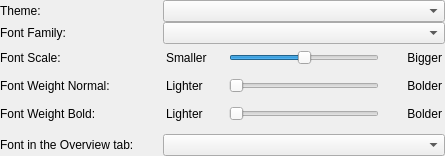
<?xml version="1.0" encoding="UTF-8"?>
<ui version="4.0">
 <class>AppearanceWidget</class>
 <widget class="QWidget" name="AppearanceWidget">
  <property name="geometry">
   <rect>
    <x>0</x>
    <y>0</y>
    <width>445</width>
    <height>156</height>
   </rect>
  </property>
  <property name="sizePolicy">
   <sizepolicy hsizetype="Expanding" vsizetype="Expanding">
    <horstretch>0</horstretch>
    <verstretch>0</verstretch>
   </sizepolicy>
  </property>
  <layout class="QVBoxLayout" name="verticalLayout">
   <property name="leftMargin">
    <number>0</number>
   </property>
   <property name="topMargin">
    <number>0</number>
   </property>
   <property name="rightMargin">
    <number>0</number>
   </property>
   <property name="bottomMargin">
    <number>0</number>
   </property>
   <item>
    <layout class="QGridLayout" name="gridLayout" columnstretch="1,0,1" columnminimumwidth="1,0,1">
     <property name="sizeConstraint">
      <enum>QLayout::SetDefaultConstraint</enum>
     </property>
     <property name="spacing">
      <number>0</number>
     </property>
     <item row="3" column="2">
      <layout class="QHBoxLayout" name="hLayoutNormal">
       <property name="sizeConstraint">
        <enum>QLayout::SetFixedSize</enum>
       </property>
       <item>
        <widget class="QLabel" name="lblLighterNormal">
         <property name="minimumSize">
          <size>
           <width>60</width>
           <height>0</height>
          </size>
         </property>
         <property name="maximumSize">
          <size>
           <width>60</width>
           <height>16777215</height>
          </size>
         </property>
         <property name="text">
          <string>Lighter</string>
         </property>
         <property name="alignment">
          <set>Qt::AlignLeading|Qt::AlignLeft|Qt::AlignVCenter</set>
         </property>
        </widget>
       </item>
       <item>
        <widget class="QSlider" name="fontWeightNormalSlider">
         <property name="sizePolicy">
          <sizepolicy hsizetype="Expanding" vsizetype="Fixed">
           <horstretch>0</horstretch>
           <verstretch>0</verstretch>
          </sizepolicy>
         </property>
         <property name="minimumSize">
          <size>
           <width>150</width>
           <height>0</height>
          </size>
         </property>
         <property name="maximumSize">
          <size>
           <width>150</width>
           <height>16777215</height>
          </size>
         </property>
         <property name="minimum">
          <number>0</number>
         </property>
         <property name="maximum">
          <number>5</number>
         </property>
         <property name="value">
          <number>0</number>
         </property>
         <property name="orientation">
          <enum>Qt::Horizontal</enum>
         </property>
        </widget>
       </item>
       <item>
        <widget class="QLabel" name="lblBolderNormal">
         <property name="minimumSize">
          <size>
           <width>60</width>
           <height>0</height>
          </size>
         </property>
         <property name="maximumSize">
          <size>
           <width>60</width>
           <height>16777215</height>
          </size>
         </property>
         <property name="text">
          <string>Bolder</string>
         </property>
         <property name="alignment">
          <set>Qt::AlignRight|Qt::AlignTrailing|Qt::AlignVCenter</set>
         </property>
        </widget>
       </item>
      </layout>
     </item>
     <item row="3" column="0">
      <widget class="QLabel" name="lblFontWeightNormal">
       <property name="minimumSize">
        <size>
         <width>0</width>
         <height>0</height>
        </size>
       </property>
       <property name="text">
        <string>Font Weight Normal:</string>
       </property>
      </widget>
     </item>
     <item row="2" column="2">
      <layout class="QHBoxLayout" name="hLayoutScale">
       <property name="sizeConstraint">
        <enum>QLayout::SetFixedSize</enum>
       </property>
       <item>
        <widget class="QLabel" name="lblSmaller">
         <property name="minimumSize">
          <size>
           <width>60</width>
           <height>0</height>
          </size>
         </property>
         <property name="maximumSize">
          <size>
           <width>60</width>
           <height>16777215</height>
          </size>
         </property>
         <property name="text">
          <string>Smaller</string>
         </property>
         <property name="alignment">
          <set>Qt::AlignLeading|Qt::AlignLeft|Qt::AlignVCenter</set>
         </property>
        </widget>
       </item>
       <item>
        <widget class="QSlider" name="fontScaleSlider">
         <property name="sizePolicy">
          <sizepolicy hsizetype="Expanding" vsizetype="Fixed">
           <horstretch>0</horstretch>
           <verstretch>0</verstretch>
          </sizepolicy>
         </property>
         <property name="minimumSize">
          <size>
           <width>150</width>
           <height>0</height>
          </size>
         </property>
         <property name="maximumSize">
          <size>
           <width>150</width>
           <height>16777215</height>
          </size>
         </property>
         <property name="minimum">
          <number>-30</number>
         </property>
         <property name="maximum">
          <number>30</number>
         </property>
         <property name="singleStep">
          <number>10</number>
         </property>
         <property name="pageStep">
          <number>0</number>
         </property>
         <property name="orientation">
          <enum>Qt::Horizontal</enum>
         </property>
         <property name="tickPosition">
          <enum>QSlider::NoTicks</enum>
         </property>
         <property name="tickInterval">
          <number>3</number>
         </property>
        </widget>
       </item>
       <item>
        <widget class="QLabel" name="lblBigger">
         <property name="minimumSize">
          <size>
           <width>60</width>
           <height>0</height>
          </size>
         </property>
         <property name="maximumSize">
          <size>
           <width>60</width>
           <height>16777215</height>
          </size>
         </property>
         <property name="text">
          <string>Bigger</string>
         </property>
         <property name="alignment">
          <set>Qt::AlignRight|Qt::AlignTrailing|Qt::AlignVCenter</set>
         </property>
        </widget>
       </item>
      </layout>
     </item>
     <item row="2" column="0">
      <widget class="QLabel" name="lblFontScale">
       <property name="minimumSize">
        <size>
         <width>0</width>
         <height>0</height>
        </size>
       </property>
       <property name="text">
        <string>Font Scale:</string>
       </property>
      </widget>
     </item>
     <item row="1" column="2">
      <layout class="QVBoxLayout" name="vLayoutFamily">
       <property name="sizeConstraint">
        <enum>QLayout::SetFixedSize</enum>
       </property>
       <item>
        <widget class="QComboBox" name="fontFamily">
         <property name="minimumSize">
          <size>
           <width>282</width>
           <height>0</height>
          </size>
         </property>
         <property name="maximumSize">
          <size>
           <width>282</width>
           <height>16777215</height>
          </size>
         </property>
        </widget>
       </item>
      </layout>
     </item>
     <item row="1" column="0">
      <widget class="QLabel" name="lblFontFamily">
       <property name="minimumSize">
        <size>
         <width>0</width>
         <height>0</height>
        </size>
       </property>
       <property name="text">
        <string>Font Family:</string>
       </property>
      </widget>
     </item>
     <item row="0" column="2">
      <layout class="QVBoxLayout" name="vLayoutTheme">
       <property name="sizeConstraint">
        <enum>QLayout::SetFixedSize</enum>
       </property>
       <item>
        <widget class="QComboBox" name="theme">
         <property name="minimumSize">
          <size>
           <width>282</width>
           <height>0</height>
          </size>
         </property>
         <property name="maximumSize">
          <size>
           <width>282</width>
           <height>16777215</height>
          </size>
         </property>
        </widget>
       </item>
      </layout>
     </item>
     <item row="0" column="0">
      <widget class="QLabel" name="lblTheme">
       <property name="minimumSize">
        <size>
         <width>0</width>
         <height>0</height>
        </size>
       </property>
       <property name="text">
        <string>Theme:</string>
       </property>
      </widget>
     </item>
     <item row="4" column="0">
      <widget class="QLabel" name="lblFontWeightBold">
       <property name="minimumSize">
        <size>
         <width>0</width>
         <height>0</height>
        </size>
       </property>
       <property name="text">
        <string>Font Weight Bold:</string>
       </property>
      </widget>
     </item>
     <item row="4" column="2">
      <layout class="QHBoxLayout" name="hLayoutBold">
       <property name="sizeConstraint">
        <enum>QLayout::SetFixedSize</enum>
       </property>
       <item>
        <widget class="QLabel" name="lblLighterBold">
         <property name="minimumSize">
          <size>
           <width>60</width>
           <height>0</height>
          </size>
         </property>
         <property name="maximumSize">
          <size>
           <width>60</width>
           <height>16777215</height>
          </size>
         </property>
         <property name="text">
          <string>Lighter</string>
         </property>
         <property name="alignment">
          <set>Qt::AlignLeading|Qt::AlignLeft|Qt::AlignVCenter</set>
         </property>
        </widget>
       </item>
       <item>
        <widget class="QSlider" name="fontWeightBoldSlider">
         <property name="sizePolicy">
          <sizepolicy hsizetype="Expanding" vsizetype="Fixed">
           <horstretch>0</horstretch>
           <verstretch>0</verstretch>
          </sizepolicy>
         </property>
         <property name="minimumSize">
          <size>
           <width>150</width>
           <height>0</height>
          </size>
         </property>
         <property name="maximumSize">
          <size>
           <width>150</width>
           <height>16777215</height>
          </size>
         </property>
         <property name="minimum">
          <number>3</number>
         </property>
         <property name="maximum">
          <number>8</number>
         </property>
         <property name="value">
          <number>3</number>
         </property>
         <property name="orientation">
          <enum>Qt::Horizontal</enum>
         </property>
        </widget>
       </item>
       <item>
        <widget class="QLabel" name="lblBolderBold">
         <property name="minimumSize">
          <size>
           <width>60</width>
           <height>0</height>
          </size>
         </property>
         <property name="maximumSize">
          <size>
           <width>60</width>
           <height>16777215</height>
          </size>
         </property>
         <property name="text">
          <string>Bolder</string>
         </property>
         <property name="alignment">
          <set>Qt::AlignRight|Qt::AlignTrailing|Qt::AlignVCenter</set>
         </property>
        </widget>
       </item>
      </layout>
     </item>
     <item row="0" column="1">
      <spacer name="horizontalSpacer">
       <property name="orientation">
        <enum>Qt::Horizontal</enum>
       </property>
       <property name="sizeHint" stdset="0">
        <size>
         <width>2</width>
         <height>20</height>
        </size>
       </property>
      </spacer>
     </item>
     <item row="1" column="1">
      <spacer name="horizontalSpacer_2">
       <property name="orientation">
        <enum>Qt::Horizontal</enum>
       </property>
       <property name="sizeHint" stdset="0">
        <size>
         <width>2</width>
         <height>20</height>
        </size>
       </property>
      </spacer>
     </item>
     <item row="2" column="1">
      <spacer name="horizontalSpacer_3">
       <property name="orientation">
        <enum>Qt::Horizontal</enum>
       </property>
       <property name="sizeHint" stdset="0">
        <size>
         <width>2</width>
         <height>20</height>
        </size>
       </property>
      </spacer>
     </item>
     <item row="3" column="1">
      <spacer name="horizontalSpacer_4">
       <property name="orientation">
        <enum>Qt::Horizontal</enum>
       </property>
       <property name="sizeHint" stdset="0">
        <size>
         <width>2</width>
         <height>20</height>
        </size>
       </property>
      </spacer>
     </item>
     <item row="4" column="1">
      <spacer name="horizontalSpacer_5">
       <property name="orientation">
        <enum>Qt::Horizontal</enum>
       </property>
       <property name="sizeHint" stdset="0">
        <size>
         <width>2</width>
         <height>20</height>
        </size>
       </property>
      </spacer>
     </item>
    </layout>
   </item>
   <item>
    <layout class="QHBoxLayout" name="hLayoutMoneyFont">
     <item>
      <widget class="QLabel" name="moneyFontLabel">
       <property name="text">
        <string>Font in the Overview tab: </string>
       </property>
       <property name="buddy">
        <cstring>moneyFont</cstring>
       </property>
      </widget>
     </item>
     <item>
      <spacer name="moneyFont_horizontalSpacer">
       <property name="orientation">
        <enum>Qt::Horizontal</enum>
       </property>
       <property name="sizeHint" stdset="0">
        <size>
         <width>40</width>
         <height>20</height>
        </size>
       </property>
      </spacer>
     </item>
     <item>
      <widget class="QComboBox" name="moneyFont">
       <property name="minimumSize">
        <size>
         <width>282</width>
         <height>0</height>
        </size>
       </property>
       <property name="maximumSize">
        <size>
         <width>282</width>
         <height>16777215</height>
        </size>
       </property>
      </widget>
     </item>
    </layout>
   </item>
  </layout>
 </widget>
 <resources/>
 <connections/>
</ui>
